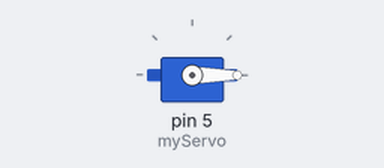
A sketch run on a simulated Arduino Uno, built with avr-gcc and run on an emulated ATmega328P. Parts: servo.

Above: at 0.05 s.
Timing chart, 0 to 4.6 s (numbered marks = the images above):
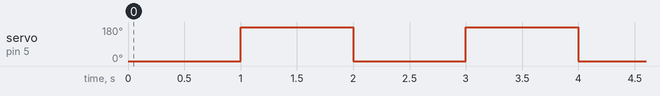

The sketch:

arduino_05_servo.ino
```cpp
#include <Servo.h>

Servo myServo;

void setup() {
  myServo.attach(5);
}

void loop() {
  myServo.write(0);
  delay(1000);
  myServo.write(180);
  delay(1000);
}
```

Measured:
- by itself, servo on pin 5 (myServo): alternates 180° for 1.0 s and 0° for 1.0 s
